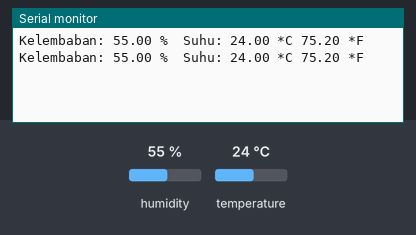
Recording of a sketch running on a simulated Arduino Uno, built with avr-gcc and run on an emulated ATmega328P. On the bench: the last lines printed to the serial monitor. The test bench sets the inputs (shaded band); at power-on: humidity 55 %, temperature 24 °C.

Above: at 4.8 s.
4.9 s: humidity set to 22 %
At 7.2 s:
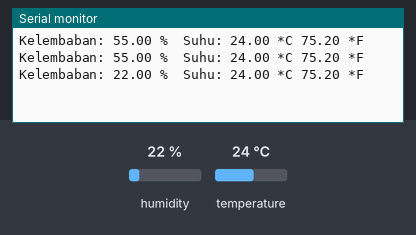
7.9 s: temperature set to 12 °C
At 9.6 s:
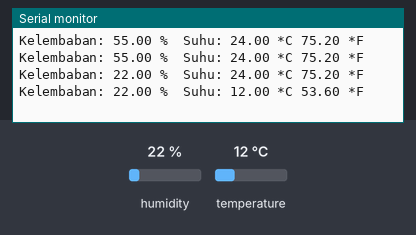
10.9 s: humidity set to 40 %
At 13.2 s:
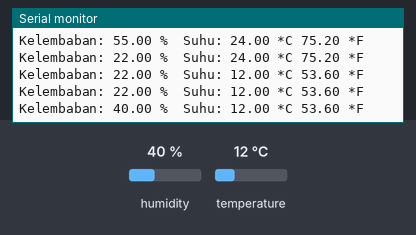
Timing chart, 0 to 14.7 s (numbered marks = the images above; inputs shaded):
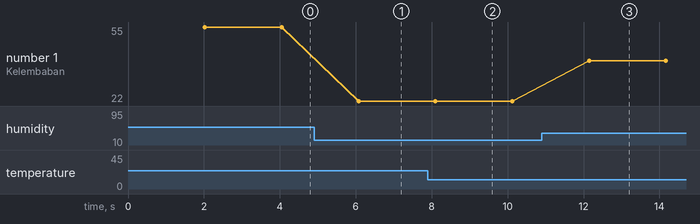

Measured:
- after the input at 4.9 s, the serial monitor: prints a new line after 1.2 s (image 1)
- after the input at 7.9 s, the serial monitor: prints a new line after 0.20 s (image 2)
- after the input at 10.9 s, the serial monitor: prints a new line after 1.2 s (image 3)
- plotted number 1: 55 → 22 after the input at 4.9 s, 22 → 40 after the input at 10.9 s

The sketch:

Latihan-DHT11.ino
```cpp
///////////////////////////// LATIHAN DHT11 /////////////////////////////////////////////////
#include <DHT.h>

#define DHTPIN 2     // Pin data sensor DHT terhubung ke pin digital 2
#define DHTTYPE DHT11   // Definisikan tipe sensor (DHT11 atau DHT22)

DHT dht(DHTPIN, DHTTYPE);

void setup() {
  Serial.begin(9600);        // Memulai komunikasi serial
  dht.begin();               // Inisialisasi sensor DHT
}

void loop() {
  // Tunggu beberapa detik antara pengukuran
  delay(2000);

  // Membaca kelembaban
  float kelembaban = dht.readHumidity();
  // Membaca suhu dalam Celsius
  float suhuC = dht.readTemperature();
  // Membaca suhu dalam Fahrenheit
  float suhuF = dht.readTemperature(true);

  // Cek apakah pembacaan gagal
  if (isnan(kelembaban) || isnan(suhuC) || isnan(suhuF)) {
    Serial.println("Gagal membaca dari sensor DHT!");
    return;
  }

  // Menampilkan data ke Serial Monitor
  Serial.print("Kelembaban: ");
  Serial.print(kelembaban);
  Serial.print(" %\t");
  Serial.print("Suhu: ");
  Serial.print(suhuC);
  Serial.print(" *C ");
  Serial.print(suhuF);
  Serial.println(" *F");
}
```
